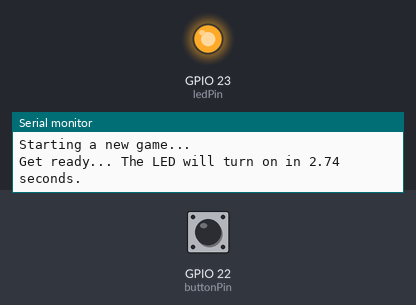
This sketch was run on a simulated ESP32. Parts: output pins drawn as LEDs (lit = HIGH), the last lines printed to the serial monitor. The test bench sets the inputs (shaded band); at power-on: GPIO 22 (buttonPin) LOW. Random numbers use the default seed unless the sketch sets one.

Above: at 3.5 s.
3.6 s: GPIO 22 (buttonPin) pulled HIGH for 0.15 s
At 4.2 s:
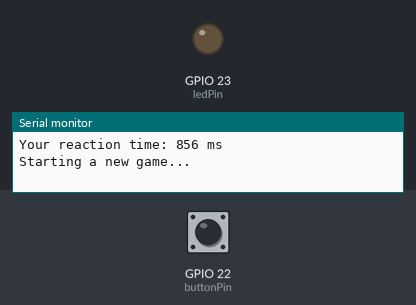
Timing chart, 0 to 11.2 s (numbered marks = the images above; inputs shaded):
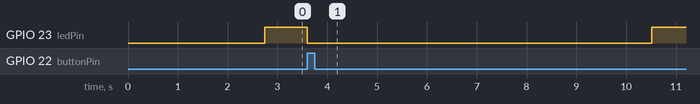

The sketch:

reaction_game.ino
```cpp
// Define the pins for the LED and the button
const int ledPin = 23;
const int buttonPin = 22;

// Variables to store the game state
unsigned long startTime; // When the LED turns on
unsigned long reactionTime; // The calculated reaction time
bool gameRunning = false; // Flag to check if we are waiting for a button press

void setup() {
  // Initialize Serial Communication at 115200 baud rate
  Serial.begin(115200);

  // Set the pin modes
  pinMode(ledPin, OUTPUT);
  pinMode(buttonPin, INPUT);

  // Initialize the random seed
  randomSeed(analogRead(0));

  // Game instructions
  Serial.println("--- ESP32 Reaction Game ---");
  Serial.println("Press the button as fast as you can when the LED turns on.");
  Serial.println("Starting a new game...");
}

void loop() {
  // Check if a game is NOT currently running
  if (!gameRunning) {
    // Generate a random delay between 2 and 7 seconds (2000-7000 milliseconds)
    int randomDelay = random(2000, 7000);
    Serial.print("Get ready... The LED will turn on in ");
    Serial.print(randomDelay / 1000.0);
    Serial.println(" seconds.");

    // Wait for the random delay time
    delay(randomDelay);

    // --- Start the reaction test ---
    digitalWrite(ledPin, HIGH); // Turn the LED ON
    startTime = millis();       // Record the start time
    gameRunning = true;         // Set the game state to running
  }

  // Check if the game IS running and the button has been pressed
  if (gameRunning && digitalRead(buttonPin) == HIGH) {
    // --- Calculate and display the reaction time ---
    reactionTime = millis() - startTime; // Calculate the difference
    digitalWrite(ledPin, LOW);           // Turn the LED OFF

    // Print the result to the Serial Monitor
    Serial.print("Your reaction time: ");
    Serial.print(reactionTime);
    Serial.println(" ms");
    Serial.println("\nStarting a new game...");

    gameRunning = false; // Reset the game state for the next round
    delay(1000); // A short pause before the next round starts
  }
}
```

Measured:
- after the input at 3.6 s, GPIO 23 (ledPin): HIGH → LOW at once, → HIGH 6.9 s later
